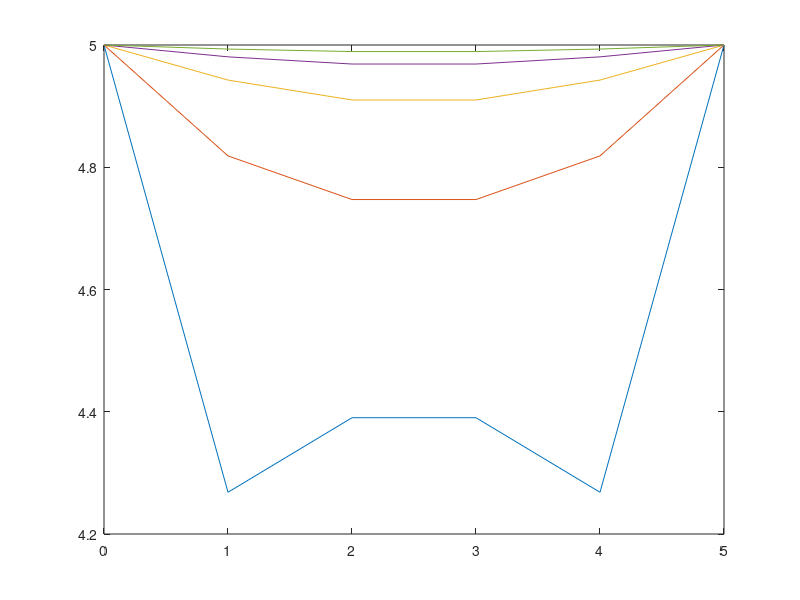

Write the MATLAB code that produced this figure.
clear; clc;

%%This code is to solve 1D Unsteady Heat Conduction Problem by Finite
%%Difference Method, Implicit Scheme:

prompt='Enter the length of the bar: ';
L = input(prompt);
prompt='Enter the value of thermal diffusivity: ';
Alpha = input(prompt);
prompt='Enter the value of temperature at the first boundary: ';
T0 = input(prompt);
prompt='Enter the value of temperature at the second boundary: ';
T_end = input(prompt);
prompt='Enter the value of the initial temperature of the bar: ';
T_i = input(prompt);
prompt='Enter the number of divisions: ';
n = input(prompt);
prompt='Enter the final time: ';
t_f = input(prompt);
prompt='Enter the number of time steps: ';
n_t = input(prompt);

%%Calculating dx and dt
dx=L/n;
dt=t_f/n_t;

%%Calculating the coefficients
q=1+(2*Alpha*dt)/(dx)^2;
p=Alpha*dt/(dx)^2;

%%Filling the coeff. matrix
for i=1:n-1
    for j=1:n-1
        A(i,j)=0;
        if i==j
            A(i,j)=q;
        end
        if abs(j-i)==1
            A(i,j)=-p;
        end
    end
end

%%Giving the initial Temperature of each interior point
for k=1:n-1
    T(k,1)=T_i;
end

%%Filling the constant vector for the first iteration
b(1)=p*T0;
b(n-1,1)=p*T_end;
for u=2:n-2
    b(u)=T(u);
end

x_axis=linspace(0,L,n+1);

%%Solving Ax=b and updating the constant vector for each time step
for t=1:n_t
     x=A\b;
     T(1:n-1,t)=x;

     TT(1,t)=T0;
     TT(n+1,t)=T_end;
     TT(2:n,t)=T(1:n-1,t);

     b(1,1)=p*T0+x(1,1);
     b(n-1,1)=p*T_end+x(n-1,1);
     b(2:n-2,1)=x(2:n-2,1);

     plot (x_axis,TT(:,t)); hold on;
end